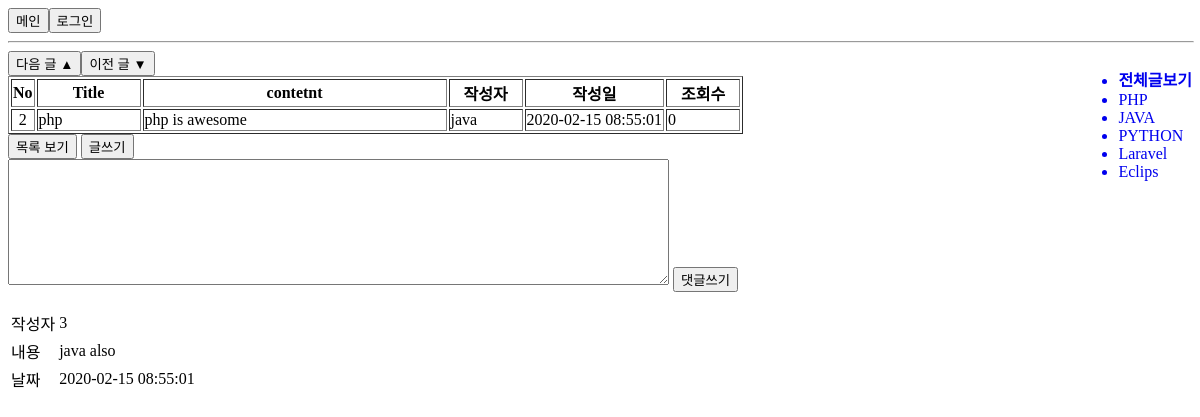
Page /show.php?content_no=2 on the committed database.
### tables this page shows
create table category_tb(
	category_no int primary key auto_increment,
    category_nm varchar(20) 
)default charset = utf8;

create table coments_tb(
	coment_no int primary key auto_increment,
    coment mediumtext,
    user_no int,
    content_no int,
    write_dt datetime,
    foreign key (user_no) references user_tb(user_no) on delete cascade,
    foreign key (content_no) references contents_tb(content_no) on delete cascade
)default charset = utf8;

### show.php (the view, shortened to what this page needs)
<link rel="stylesheet" href="show.css">
<header>
<button id="main" onclick="location.href='main.php'">메인</button>
<?php
if(isset($_SESSION['id']))
{   $id = $_SESSION['id'];
    ?>
	<button class="header" onclick="location.href='logout.php'"> 로그아웃</button>
    <a href="mypage.php"><button class="header">마이페이지</button></a>
    <?php
    print '<div class="header">'.$id.' 님</div>';
}
else
{   $id='';
?>
	<button onclick="location.href='login.html'"> 로그인</button>
<?php
}
?>
</header>
<hr>
<div class="main_content">
<?php
$pdo = DB_conn();
$_SESSION['content_no'] = $content_no = $_GET['content_no'];
$category = $_SESSION['category'];
try
{
    if($category>0)
    {   $query = "SELECT max(content_no) max, min(content_no) min from contents_tb where category_no = $category";
        $stmh=$pdo->prepare($query);
        $stmh->execute();
    }
    else
    {   $query = "SELECT max(content_no) max, min(content_no) min from contents_tb";
        $stmh=$pdo->prepare($query);
        $stmh->execute();
    }
}
catch(PDOException $e)
{   print 'err: '. $e->getMessage();
$pdo->rollBack();
}
while ($row=$stmh->fetch(PDO::FETCH_ASSOC)) {
    $max=$row['max'];
    $min=$row['min'];
}
try
{
    if($category>0)
    {   $query = "SELECT max(content_no) forward from contents_tb where content_no < $content_no and category_no=$category";
        $stmh=$pdo->prepare($query);
        $stmh->execute();
    }
    else
    {   $query = "SELECT max(content_no) forward from contents_tb where content_no < $content_no";
        $stmh=$pdo->prepare($query);
        $stmh->execute();
    }
}
catch(PDOException $e)
{   print 'err: '. $e->getMessage();
$pdo->rollBack();
}
while ($row=$stmh->fetch(PDO::FETCH_ASSOC)) {
    $forward=$row['forward'];
}
try
{
    if($category>0)
    {   $query = "SELECT min(content_no) next_ from contents_tb where content_no > $content_no and category_no = $category";
        $stmh=$pdo->prepare($query);
        $stmh->execute();
    }
    else
    {   $query = "SELECT min(content_no) next_ from contents_tb where content_no > $content_no";
        $stmh=$pdo->prepare($query);
        $stmh->execute();
    }
}
catch(PDOException $e)
{   print 'err: '. $e->getMessage();
$pdo->rollBack();
}
while ($row=$stmh->fetch(PDO::FETCH_ASSOC)) {
    $next=$row['next_'];
}
if (!($max==($content_no))) {
    print "<button onclick='location.href=\"show.php?content_no=".($next)."\"'>다음 글 ▲</button>";
}
if (!($min==($content_no))) {
    print "<button onclick='location.href=\"show.php?content_no=".($forward)."\"'>이전 글 ▼</button>";
}
if(!isset($_COOKIE[$id.$content_no])) {
    try
    {
        $query = "update contents_tb set view_cnt = view_cnt + 1 where content_no = :no";
        $stmh=$pdo->prepare($query);
        $stmh->bindValue(':no',$content_no);
        $stmh->execute();
    }
    catch(PDOException $e)
    {   print 'err: '. $e->getMessage();
    $pdo->rollBack();
    }
}
try
{
    $query = "select * from show_view where content_no = :no";
    $stmh=$pdo->prepare($query);
    $stmh->bindValue(':no',$content_no);
    $stmh->execute();
}
catch(PDOException $e)
{   print 'err: '. $e->getMessage();
    $pdo->rollBack();
}
?>
<TABLE border="1">
<TBODY>
    <TR>
        <TH>No</TH>
        <TH width=100px>Title</TH>
        <TH width=300px>contetnt</TH>
        <TH width=70px>작성자</TH>
        <TH>작성일</TH>
        <TH width=70px>조회수</TH>
    </TR>
<?php
while($row=$stmh->fetch(PDO::FETCH_ASSOC))
{?>
    <TR>
        <TD align="center"><?=htmlspecialchars($row['content_no'])?></TD>
        <TD><?=$row['title']?></TD>
        <TD><?=nl2br($row['content'])?></TD>
        <TD><?=$writer=$row['id']?></TD>
        <TD><?=$row['write_dt']?></TD>
        <TD><?=$row['view_cnt']?></TD>
    </TR>
<?php
}
?>
</TBODY>
</TABLE>
<footer>
<button onclick="location.href='list.php'">목록 보기</button>
<button onclick="location.href='insert.php'">글쓰기</button>
</div>
<div class='category'>
    <ul>
        <a href="list.php?category=0"><li><b>전체글보기</b></li></a>
        <?php
        try
        {   $query = "SELECT * from category_tb";
            $stmh = $pdo->prepare($query);
            $stmh->execute();
        }
        catch(PDOException $e){ print 'err: '.$e->getMessage(); }
        while($row=$stmh->fetch(PDO::FETCH_ASSOC))
        {   $cg_no = $row['category_no'];
            $cg_nm = $row['category_nm'];
            print "<a href='list.php?category=$cg_no'><li>$cg_nm</li></a>";
        }
        ?>
    </ul>
</div>
<?php require_once('reply.php'); ?>

### reply.php (shortened to what this page needs)
<?php
$dbo = DB_conn();
$cno =$_GET['content_no'];
?>
<!DOCTYPE html>
<html>
<head>
</head>
<body>
<form action="replyinsert.php" method="post">
<textarea name="coment" rows="8" cols="80"></textarea>
<input type="submit" value="댓글쓰기">
</form>
</body>
</html>
<?php
try{
    $coment_sql = "select * from coments_tb where content_no = $cno";
    $coment_stt=$dbo->prepare($coment_sql);
    $coment_stt->execute();
}
catch(PDOException $e){
    print 'err: '. $e->getMessage();
    $dbo->rollBack();
}
while($coment_row=$coment_stt->fetch(PDO::FETCH_ASSOC))
    {
        echo "<table>
            <tr>
                <td>작성자</td>
                <td>{$coment_row['user_no']}</td>
            </tr>
            <tr>
                <td>내용</td>
                <td>{$coment_row['coment']}</td>
            </tr>
            <tr>
                <td>날짜</td>
                <td>{$coment_row['write_dt']}</td>
            </tr>
            </table>";
                ?>
                <?php
    }
?>

### show.css (style rules this page uses)
.main_content { width: auto; float: left; }
.category { float: right; }
hr { width: 100%; }
#main { float: left; }
a:link { text-decoration: none; }

### rows in the picture
category_tb: category_nm "PHP"
category_tb: category_nm "JAVA"
category_tb: category_nm "PYTHON"
category_tb: category_nm "Laravel"
category_tb: category_nm "Eclips"
coments_tb: user_no "3", coment "java also", write_dt "2020-02-15 08:55:01"

### other values in the picture
$row['content_no'] "2"
$row['title'] "php"
$row['content'] "php is awesome"
$writer=$row['id'] "java"
$row['write_dt'] "2020-02-15 08:55:01"
$row['view_cnt'] "0"
